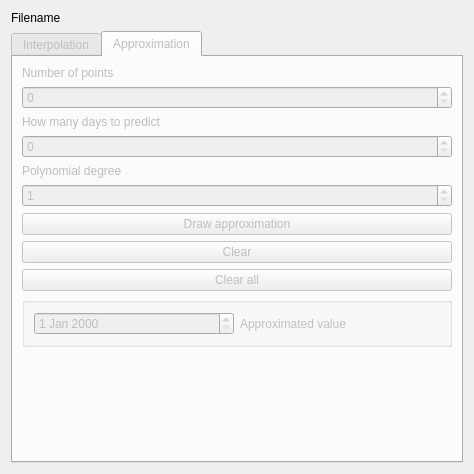
<?xml version="1.0" encoding="UTF-8"?>
<ui version="4.0">
 <class>Menus</class>
 <widget class="QWidget" name="Menus">
  <property name="geometry">
   <rect>
    <x>0</x>
    <y>0</y>
    <width>474</width>
    <height>474</height>
   </rect>
  </property>
  <property name="windowTitle">
   <string>Form</string>
  </property>
  <layout class="QVBoxLayout" name="verticalLayout_3">
   <item>
    <widget class="QLabel" name="filename_label">
     <property name="text">
      <string>Filename</string>
     </property>
    </widget>
   </item>
   <item>
    <widget class="QTabWidget" name="tab_widget">
     <property name="enabled">
      <bool>false</bool>
     </property>
     <property name="currentIndex">
      <number>1</number>
     </property>
     <widget class="QWidget" name="interpolation_tab">
      <attribute name="title">
       <string>Interpolation</string>
      </attribute>
      <layout class="QVBoxLayout" name="verticalLayout">
       <item>
        <widget class="QLabel" name="interpolation_number_of_points">
         <property name="text">
          <string>Number of points</string>
         </property>
        </widget>
       </item>
       <item>
        <widget class="QSpinBox" name="number_of_points_spin_box">
         <property name="stepType">
          <enum>QAbstractSpinBox::AdaptiveDecimalStepType</enum>
         </property>
        </widget>
       </item>
       <item>
        <widget class="QPushButton" name="draw_cubic_spline_button">
         <property name="text">
          <string>Draw interpolation</string>
         </property>
        </widget>
       </item>
       <item>
        <widget class="QPushButton" name="interpolation_clear_button">
         <property name="text">
          <string>Clear</string>
         </property>
        </widget>
       </item>
       <item>
        <widget class="QPushButton" name="interpolation_clear_all_button">
         <property name="text">
          <string>Clear all</string>
         </property>
        </widget>
       </item>
       <item>
        <widget class="QGroupBox" name="group_box">
         <property name="title">
          <string notr="true"/>
         </property>
         <property name="flat">
          <bool>false</bool>
         </property>
         <property name="checkable">
          <bool>false</bool>
         </property>
         <layout class="QHBoxLayout" name="horizontalLayout">
          <item>
           <widget class="QDateTimeEdit" name="date_time_interpolation_date_time_edit"/>
          </item>
          <item>
           <widget class="QLabel" name="interpolated_value_label">
            <property name="text">
             <string>Interpolated value</string>
            </property>
           </widget>
          </item>
         </layout>
        </widget>
       </item>
       <item>
        <spacer name="interpolation_vertical_spacer">
         <property name="orientation">
          <enum>Qt::Vertical</enum>
         </property>
         <property name="sizeHint" stdset="0">
          <size>
           <width>20</width>
           <height>40</height>
          </size>
         </property>
        </spacer>
       </item>
      </layout>
     </widget>
     <widget class="QWidget" name="approximation_tab">
      <attribute name="title">
       <string>Approximation</string>
      </attribute>
      <layout class="QVBoxLayout" name="verticalLayout_2">
       <item>
        <widget class="QLabel" name="approximation_number_of_points_label">
         <property name="text">
          <string>Number of points</string>
         </property>
        </widget>
       </item>
       <item>
        <widget class="QSpinBox" name="number_of_approximation_points_spin_box">
         <property name="stepType">
          <enum>QAbstractSpinBox::AdaptiveDecimalStepType</enum>
         </property>
        </widget>
       </item>
       <item>
        <widget class="QLabel" name="approximation_number_of_predict_days_label">
         <property name="text">
          <string>How many days to predict</string>
         </property>
        </widget>
       </item>
       <item>
        <widget class="QSpinBox" name="extends_of_days_spin_box">
         <property name="maximum">
          <number>14</number>
         </property>
        </widget>
       </item>
       <item>
        <widget class="QLabel" name="approximation_polynomial_degree_label">
         <property name="text">
          <string>Polynomial degree</string>
         </property>
        </widget>
       </item>
       <item>
        <widget class="QSpinBox" name="polynomial_power_spin_box">
         <property name="minimum">
          <number>1</number>
         </property>
         <property name="maximum">
          <number>10</number>
         </property>
        </widget>
       </item>
       <item>
        <widget class="QPushButton" name="draw_approximation_button">
         <property name="text">
          <string>Draw approximation</string>
         </property>
        </widget>
       </item>
       <item>
        <widget class="QPushButton" name="clear_approximation_button">
         <property name="text">
          <string>Clear</string>
         </property>
        </widget>
       </item>
       <item>
        <widget class="QPushButton" name="approximation_clear_all_button">
         <property name="text">
          <string>Clear all</string>
         </property>
        </widget>
       </item>
       <item>
        <widget class="QGroupBox" name="groupBox">
         <property name="title">
          <string/>
         </property>
         <layout class="QHBoxLayout" name="horizontalLayout_2">
          <item>
           <widget class="QDateEdit" name="date_time_approximate_date_time_edit"/>
          </item>
          <item>
           <widget class="QLabel" name="approximated_value_label">
            <property name="text">
             <string>Approximated value</string>
            </property>
           </widget>
          </item>
         </layout>
        </widget>
       </item>
       <item>
        <spacer name="approximation_vertical_spacer">
         <property name="orientation">
          <enum>Qt::Vertical</enum>
         </property>
         <property name="sizeHint" stdset="0">
          <size>
           <width>20</width>
           <height>178</height>
          </size>
         </property>
        </spacer>
       </item>
      </layout>
     </widget>
    </widget>
   </item>
  </layout>
 </widget>
 <resources/>
 <connections/>
</ui>
